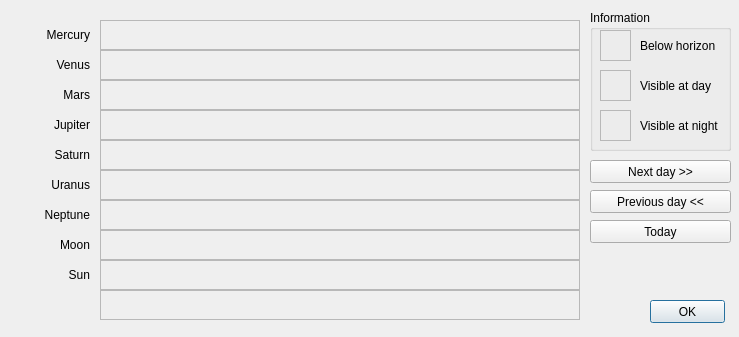
<?xml version="1.0" encoding="UTF-8"?>
<ui version="4.0">
 <class>CPlanetVis</class>
 <widget class="QDialog" name="CPlanetVis">
  <property name="geometry">
   <rect>
    <x>0</x>
    <y>0</y>
    <width>739</width>
    <height>337</height>
   </rect>
  </property>
  <property name="windowTitle">
   <string/>
  </property>
  <widget class="QFrame" name="frame">
   <property name="geometry">
    <rect>
     <x>100</x>
     <y>20</y>
     <width>480</width>
     <height>30</height>
    </rect>
   </property>
   <property name="frameShape">
    <enum>QFrame::StyledPanel</enum>
   </property>
   <property name="frameShadow">
    <enum>QFrame::Plain</enum>
   </property>
  </widget>
  <widget class="QFrame" name="frame_2">
   <property name="geometry">
    <rect>
     <x>100</x>
     <y>50</y>
     <width>480</width>
     <height>30</height>
    </rect>
   </property>
   <property name="frameShape">
    <enum>QFrame::StyledPanel</enum>
   </property>
   <property name="frameShadow">
    <enum>QFrame::Plain</enum>
   </property>
  </widget>
  <widget class="QFrame" name="frame_3">
   <property name="geometry">
    <rect>
     <x>100</x>
     <y>80</y>
     <width>480</width>
     <height>30</height>
    </rect>
   </property>
   <property name="frameShape">
    <enum>QFrame::StyledPanel</enum>
   </property>
   <property name="frameShadow">
    <enum>QFrame::Plain</enum>
   </property>
  </widget>
  <widget class="QFrame" name="frame_4">
   <property name="geometry">
    <rect>
     <x>100</x>
     <y>110</y>
     <width>480</width>
     <height>30</height>
    </rect>
   </property>
   <property name="frameShape">
    <enum>QFrame::StyledPanel</enum>
   </property>
   <property name="frameShadow">
    <enum>QFrame::Plain</enum>
   </property>
  </widget>
  <widget class="QFrame" name="frame_5">
   <property name="geometry">
    <rect>
     <x>100</x>
     <y>140</y>
     <width>480</width>
     <height>30</height>
    </rect>
   </property>
   <property name="frameShape">
    <enum>QFrame::StyledPanel</enum>
   </property>
   <property name="frameShadow">
    <enum>QFrame::Plain</enum>
   </property>
  </widget>
  <widget class="QFrame" name="frame_6">
   <property name="geometry">
    <rect>
     <x>100</x>
     <y>170</y>
     <width>480</width>
     <height>30</height>
    </rect>
   </property>
   <property name="frameShape">
    <enum>QFrame::StyledPanel</enum>
   </property>
   <property name="frameShadow">
    <enum>QFrame::Plain</enum>
   </property>
  </widget>
  <widget class="QFrame" name="frame_7">
   <property name="geometry">
    <rect>
     <x>100</x>
     <y>200</y>
     <width>480</width>
     <height>30</height>
    </rect>
   </property>
   <property name="frameShape">
    <enum>QFrame::StyledPanel</enum>
   </property>
   <property name="frameShadow">
    <enum>QFrame::Plain</enum>
   </property>
  </widget>
  <widget class="QFrame" name="frame_8">
   <property name="geometry">
    <rect>
     <x>100</x>
     <y>230</y>
     <width>480</width>
     <height>30</height>
    </rect>
   </property>
   <property name="frameShape">
    <enum>QFrame::StyledPanel</enum>
   </property>
   <property name="frameShadow">
    <enum>QFrame::Plain</enum>
   </property>
  </widget>
  <widget class="QFrame" name="frame_9">
   <property name="geometry">
    <rect>
     <x>100</x>
     <y>260</y>
     <width>480</width>
     <height>30</height>
    </rect>
   </property>
   <property name="frameShape">
    <enum>QFrame::StyledPanel</enum>
   </property>
   <property name="frameShadow">
    <enum>QFrame::Plain</enum>
   </property>
  </widget>
  <widget class="QLabel" name="label">
   <property name="geometry">
    <rect>
     <x>10</x>
     <y>20</y>
     <width>80</width>
     <height>30</height>
    </rect>
   </property>
   <property name="text">
    <string>Mercury</string>
   </property>
   <property name="alignment">
    <set>Qt::AlignRight|Qt::AlignTrailing|Qt::AlignVCenter</set>
   </property>
  </widget>
  <widget class="QLabel" name="label_2">
   <property name="geometry">
    <rect>
     <x>10</x>
     <y>50</y>
     <width>80</width>
     <height>30</height>
    </rect>
   </property>
   <property name="text">
    <string>Venus</string>
   </property>
   <property name="alignment">
    <set>Qt::AlignRight|Qt::AlignTrailing|Qt::AlignVCenter</set>
   </property>
  </widget>
  <widget class="QLabel" name="label_3">
   <property name="geometry">
    <rect>
     <x>10</x>
     <y>80</y>
     <width>80</width>
     <height>30</height>
    </rect>
   </property>
   <property name="text">
    <string>Mars</string>
   </property>
   <property name="alignment">
    <set>Qt::AlignRight|Qt::AlignTrailing|Qt::AlignVCenter</set>
   </property>
  </widget>
  <widget class="QLabel" name="label_4">
   <property name="geometry">
    <rect>
     <x>10</x>
     <y>110</y>
     <width>80</width>
     <height>30</height>
    </rect>
   </property>
   <property name="text">
    <string>Jupiter</string>
   </property>
   <property name="alignment">
    <set>Qt::AlignRight|Qt::AlignTrailing|Qt::AlignVCenter</set>
   </property>
  </widget>
  <widget class="QLabel" name="label_5">
   <property name="geometry">
    <rect>
     <x>10</x>
     <y>140</y>
     <width>80</width>
     <height>30</height>
    </rect>
   </property>
   <property name="text">
    <string>Saturn</string>
   </property>
   <property name="alignment">
    <set>Qt::AlignRight|Qt::AlignTrailing|Qt::AlignVCenter</set>
   </property>
  </widget>
  <widget class="QLabel" name="label_6">
   <property name="geometry">
    <rect>
     <x>10</x>
     <y>170</y>
     <width>80</width>
     <height>30</height>
    </rect>
   </property>
   <property name="text">
    <string>Uranus</string>
   </property>
   <property name="alignment">
    <set>Qt::AlignRight|Qt::AlignTrailing|Qt::AlignVCenter</set>
   </property>
  </widget>
  <widget class="QLabel" name="label_7">
   <property name="geometry">
    <rect>
     <x>10</x>
     <y>200</y>
     <width>80</width>
     <height>30</height>
    </rect>
   </property>
   <property name="text">
    <string>Neptune</string>
   </property>
   <property name="alignment">
    <set>Qt::AlignRight|Qt::AlignTrailing|Qt::AlignVCenter</set>
   </property>
  </widget>
  <widget class="QLabel" name="label_8">
   <property name="geometry">
    <rect>
     <x>10</x>
     <y>230</y>
     <width>80</width>
     <height>30</height>
    </rect>
   </property>
   <property name="text">
    <string>Moon</string>
   </property>
   <property name="alignment">
    <set>Qt::AlignRight|Qt::AlignTrailing|Qt::AlignVCenter</set>
   </property>
  </widget>
  <widget class="QLabel" name="label_9">
   <property name="geometry">
    <rect>
     <x>10</x>
     <y>260</y>
     <width>80</width>
     <height>30</height>
    </rect>
   </property>
   <property name="text">
    <string>Sun</string>
   </property>
   <property name="alignment">
    <set>Qt::AlignRight|Qt::AlignTrailing|Qt::AlignVCenter</set>
   </property>
  </widget>
  <widget class="QFrame" name="frame_10">
   <property name="geometry">
    <rect>
     <x>100</x>
     <y>290</y>
     <width>480</width>
     <height>30</height>
    </rect>
   </property>
   <property name="frameShape">
    <enum>QFrame::StyledPanel</enum>
   </property>
   <property name="frameShadow">
    <enum>QFrame::Plain</enum>
   </property>
  </widget>
  <widget class="QPushButton" name="pushButton">
   <property name="geometry">
    <rect>
     <x>650</x>
     <y>300</y>
     <width>75</width>
     <height>23</height>
    </rect>
   </property>
   <property name="text">
    <string>OK</string>
   </property>
  </widget>
  <widget class="QGroupBox" name="groupBox">
   <property name="geometry">
    <rect>
     <x>590</x>
     <y>10</y>
     <width>141</width>
     <height>141</height>
    </rect>
   </property>
   <property name="title">
    <string>Information</string>
   </property>
   <widget class="QFrame" name="frame_14">
    <property name="geometry">
     <rect>
      <x>10</x>
      <y>100</y>
      <width>31</width>
      <height>31</height>
     </rect>
    </property>
    <property name="frameShape">
     <enum>QFrame::StyledPanel</enum>
    </property>
    <property name="frameShadow">
     <enum>QFrame::Plain</enum>
    </property>
   </widget>
   <widget class="QFrame" name="frame_12">
    <property name="geometry">
     <rect>
      <x>10</x>
      <y>20</y>
      <width>31</width>
      <height>31</height>
     </rect>
    </property>
    <property name="frameShape">
     <enum>QFrame::StyledPanel</enum>
    </property>
    <property name="frameShadow">
     <enum>QFrame::Plain</enum>
    </property>
   </widget>
   <widget class="QLabel" name="label_13">
    <property name="geometry">
     <rect>
      <x>50</x>
      <y>100</y>
      <width>91</width>
      <height>31</height>
     </rect>
    </property>
    <property name="text">
     <string>Visible at night</string>
    </property>
   </widget>
   <widget class="QLabel" name="label_10">
    <property name="geometry">
     <rect>
      <x>50</x>
      <y>20</y>
      <width>91</width>
      <height>31</height>
     </rect>
    </property>
    <property name="text">
     <string>Below horizon</string>
    </property>
   </widget>
   <widget class="QFrame" name="frame_13">
    <property name="geometry">
     <rect>
      <x>10</x>
      <y>60</y>
      <width>31</width>
      <height>31</height>
     </rect>
    </property>
    <property name="frameShape">
     <enum>QFrame::StyledPanel</enum>
    </property>
    <property name="frameShadow">
     <enum>QFrame::Plain</enum>
    </property>
   </widget>
   <widget class="QLabel" name="label_12">
    <property name="geometry">
     <rect>
      <x>50</x>
      <y>60</y>
      <width>91</width>
      <height>31</height>
     </rect>
    </property>
    <property name="text">
     <string>Visible at day</string>
    </property>
   </widget>
  </widget>
  <widget class="QPushButton" name="pushButton_2">
   <property name="geometry">
    <rect>
     <x>590</x>
     <y>160</y>
     <width>141</width>
     <height>23</height>
    </rect>
   </property>
   <property name="text">
    <string>Next day &gt;&gt;</string>
   </property>
  </widget>
  <widget class="QPushButton" name="pushButton_3">
   <property name="geometry">
    <rect>
     <x>590</x>
     <y>190</y>
     <width>141</width>
     <height>23</height>
    </rect>
   </property>
   <property name="text">
    <string>Previous day &lt;&lt;</string>
   </property>
  </widget>
  <widget class="QPushButton" name="pushButton_4">
   <property name="geometry">
    <rect>
     <x>590</x>
     <y>220</y>
     <width>141</width>
     <height>23</height>
    </rect>
   </property>
   <property name="text">
    <string>Today</string>
   </property>
  </widget>
 </widget>
 <resources/>
 <connections/>
</ui>
